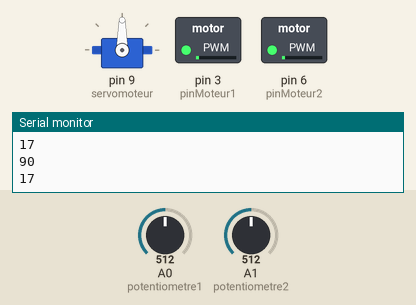
Simulated run of this sketch. Board: Arduino Uno, built with avr-gcc and run on an emulated ATmega328P. On the bench: servo, switched loads named in the sketch (green lamp = pin HIGH), the last lines printed to the serial monitor. Inputs (shaded band) come from the test bench; at power-on: A1 (potentiometre2) = 512, A0 (potentiometre1) = 512.

Above: at 1.2 s.
1.3 s: A1 (potentiometre2) set to 716
At 2.3 s:
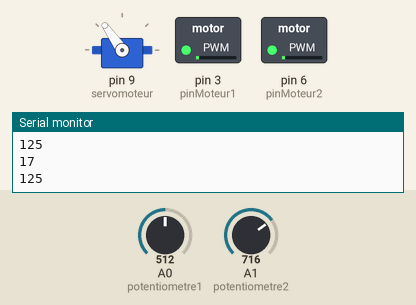
2.8 s: A0 (potentiometre1) set to 0
At 4.0 s:
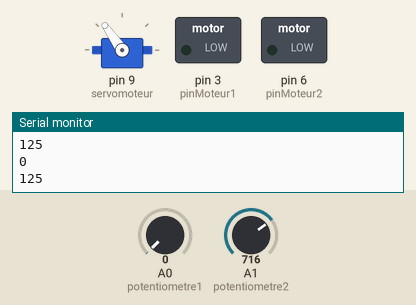
4.3 s: A1 (potentiometre2) set to 900
At 4.9 s:
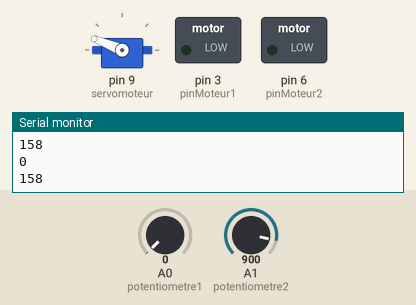
5.8 s: A0 (potentiometre1) set to 26
7.3 s: A0 (potentiometre1) set to 33
At 8.1 s:
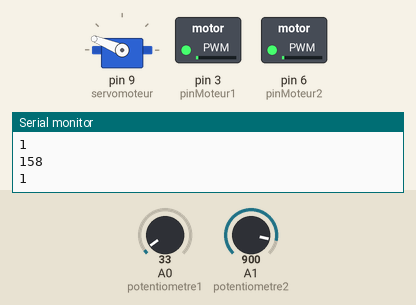
8.8 s: A1 (potentiometre2) set to 1023
At 9.9 s:
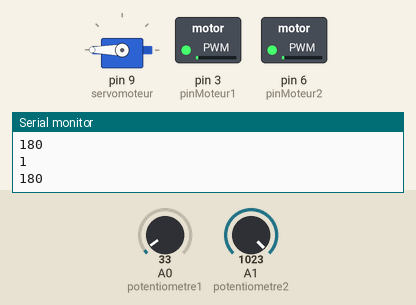
Timing chart, 0 to 11.3 s (numbered marks = the images above; inputs shaded):
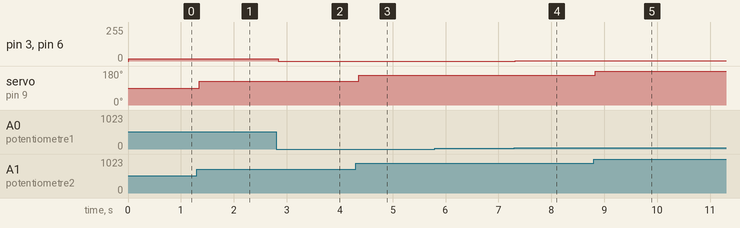

The sketch:

mobile_robot.ino
```cpp
#include <Servo.h>

//le potentiomètre 1 contrôle les deux moteurs
//le potentiomètre 2 contrôle le servomoteur
//utilisation = voiture commandée à trois roues

int pinMoteur1=3;		//Moteur 1 connecté en PIN3 (PWM)
int pinMoteur2=6;		//Moteur 2 connecté en PIN6 (PWM)
int potentiometre1 = 0;	//potentiomètre sur PIN 0
int potentiometre2 = 1;	//potentiomètre sur PIN 1
int valeurpot1;			//valeur potentiomètre 1
int valeurpot2;			//valeur potentiomètre 2
int rpm = 35;			//valeur de la fréquence de rotation
Servo servomoteur;		//Servomoteur

void setup(){

  	Serial.begin(9600);
    pinMode(pinMoteur1,OUTPUT);
  	pinMode(pinMoteur2,OUTPUT);
  	servomoteur.attach(9);		//Défini le PIN 9 comme servomoteur

}
void loop(){

 //maper le potentiomètre 1
  	int valeurpot1 = analogRead(potentiometre1);
  	valeurpot1 = map(valeurpot1, 0, 1023, 0, rpm);

  //maper le potentiomètre 2
  	int valeurpot2 = analogRead(potentiometre2);
  	valeurpot2 = map(valeurpot2, 0, 1023, 0, 180);

 //Controle dans le moniteur de série
  	Serial.println(valeurpot1);
  	Serial.println(valeurpot2);
  	delay(15);

 //transférer la valeur du potentiomètre 1 aux moteurs
    analogWrite(pinMoteur1,valeurpot1);
  	analogWrite(pinMoteur2,valeurpot1);
 	delay(15);

 //transférer la valeur au servomoteur
  	servomoteur.write(valeurpot2);
}
```

Measured:
- after the input at 1.3 s, servo on pin 9 (servomoteur): 90° → 125° after 0.05 s
- after the input at 2.8 s, pin 3 (pinMoteur1), pin 6 (pinMoteur2): 17/255 → 0/255 at once
- after the input at 4.3 s, servo on pin 9 (servomoteur): 125° → 158° after 0.06 s
- after the input at 7.3 s, pin 3 (pinMoteur1), pin 6 (pinMoteur2): 0/255 → 1/255 at once
- after the input at 8.8 s, servo on pin 9 (servomoteur): 158° → 180° at once
